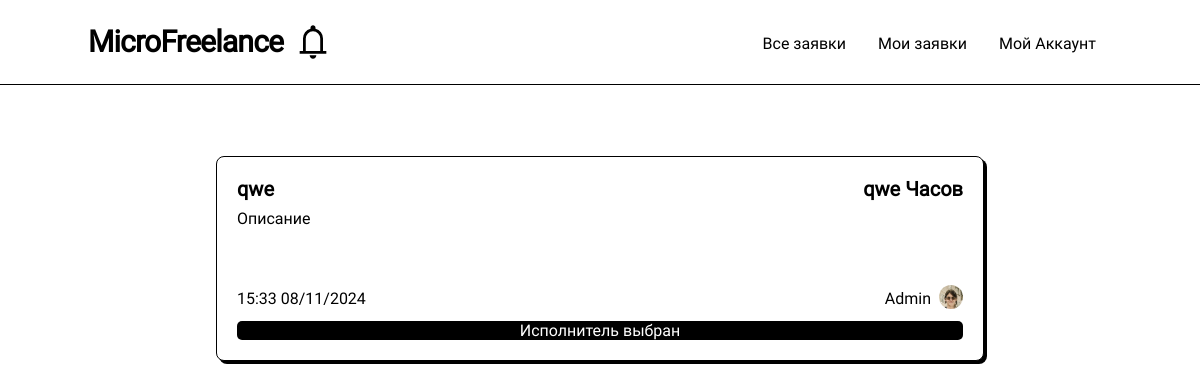
/my-tasks (signed in), run on the app's committed database.
### models.py (models this page shows, shortened)
class Post(db.Model):
    __table_name__ = "posts"
    id: Mapped[int]                         = mapped_column(primary_key=True)
    title: Mapped[str]                      = mapped_column(String(64))
    data: Mapped[str]                       = mapped_column(String(256))
    data_text: Mapped[str]                  = mapped_column(String(256))
    coast: Mapped[str]                      = mapped_column(String(64))
    currency: Mapped[str]                   = mapped_column(String(64))
    author_id: Mapped[int]                  = mapped_column(ForeignKey(User.id))
    create_date: Mapped[datetime.datetime]  = mapped_column(DateTime(timezone=True), server_default=func.now())
    update_date: Mapped[datetime.datetime]  = mapped_column(DateTime(timezone=True), server_default=func.now())
    selected: Mapped[bool]                  = mapped_column(default=False)
    selected_date: Mapped[Optional[datetime.datetime]] = mapped_column(DateTime(timezone=True))
    archived: Mapped[bool]                  = mapped_column(default=False)
    archived_date: Mapped[Optional[datetime.datetime]] = mapped_column(DateTime(timezone=True))
    selected_respond_author_id: Mapped[Optional[int]] = mapped_column()
    respond: Mapped[list["PostRespond"]]    = relationship(back_populates="post", cascade="all, delete")
    author: Mapped["User"] = relationship()

class User(UserMixin, db.Model):
    __table_name__ = "users"
    id: Mapped[int]                         = mapped_column(primary_key=True)
    login: Mapped[str]                      = mapped_column(String(64), index=True, unique=True)
    password_hash: Mapped[Optional[str]]    = mapped_column(String(256))
    name: Mapped[Optional[str]]             = mapped_column(String(64))
    aboutme: Mapped[Optional[str]]          = mapped_column(String(256))
    contact_info: Mapped[Optional[str]]     = mapped_column(String(256))
    account_type: Mapped[str]               = mapped_column(String(256), default='student')
    def check_role(self, roles: list[str]) -> bool:
        if type(roles) is str:
            return self.account_type == roles
        return self.account_type in roles

### routes.py (the view)
@app.route('/my-tasks/<filter>')
@app.route('/my-tasks/')
@app.route('/my-tasks')
@login_required
def my_tasks(filter = None):
    if current_user.check_role(['admin', 'teacher']):
        query = sa.select(Post)                         \
            .where(Post.author_id == current_user.id)   \
            .where(Post.archived == False)              \
            .order_by(Post.selected.desc(), Post.update_date.desc())
    else:
        query = sa.select(Post)                         \
            .where(Post.archived == False)                                    \
            .where(Post.id.in_(
                sa.select(PostRespond.post_id).where(PostRespond.author_id == current_user.id)
            ))                                                                          \
            .where(
                sa.or_(
                    Post.selected == False,
                    Post.selected_respond_author_id == current_user.id
                )
            ) \
            .order_by(Post.selected.desc(), Post.update_date.desc())
    tasks = list(db.session.scalars(query))
    if current_user.check_role(['admin', 'teacher']):
        for task in tasks:
            respond_count = sa.select(func.count('*')).where(PostRespond.post_id == task.id)
            task.respond_count = db.session.scalar(respond_count)
    return render_template('post_list.html', tasks = tasks, create_new = True, null_message='У вас нету обьявлений')

### models.py (called while the page is built)
@login.user_loader
def load_user(id):
  return db.session.get(User, int(id))

### routes.py (called while the page is built)
def render_template(*args, **kwargs):
    kwargs['current_user'] = current_user
    return base_render_teplate(*args, **kwargs)

### templates/post_list.html (shortened to what this page needs)
{% extends 'base/base.html' %}
{% block content %}
<div class="list">
    {% for task in tasks %}
        <a href="/post/{{ task.id }}">
            <div class="post">
                <div class="top-line">
                    <p class="title"> {{ task.title }} </p>
                    <p class="coast">{{ task.coast  }} {{ task.currency }}</p>
                </div>
                <p class="about">{{ task.data_text|truncate(150) }}</p>
                <div class="bottom-line">
                    <div class="date-author">
                        <p class="date">
                            {{ task.create_date.strftime("%H:%M %d/%m/%Y")}}
                        </p>
                        <div class="author">
                            <p class="name">{{ task.author.name }}</p>
                            <img class="avatar" src="{{ url_for('static', filename='avatars/' + task.author.login + '.webp') }}"
                            onerror="this.src='/static/avatars/placeholder.svg'">
                        </div>
                    </div>
                </div>
                {% if task.selected %}
                    <div class="selected">
                        <span> Исполнитель выбран</span>
                    </div>
                {% endif %}
            </div>
        </a>
    {% endfor %}
</div>
{% endblock %}

### static/compile.css (style rules this page uses)
html, :host { line-height: 1.5; -webkit-text-size-adjust: 100%; -moz-tab-size: 4; -o-tab-size: 4; tab-size: 4; font-family: Roboto; font-feature-settings: normal; font-variation-settings: normal; -webkit-tap-highlight-color: transparent; }
body { margin: 0; line-height: inherit; }
a { color: inherit; text-decoration: inherit; }
blockquote, dl, dd, h1, h2, h3, h4, h5, h6, hr, figure, p, pre { margin: 0; }
img, svg, video, canvas, audio, iframe, embed, object { display: block; vertical-align: middle; }
img, video { max-width: 100%; height: auto; }

### data on the page
Post: title "qwe", coast "qwe", currency "Часов", data_text "Описание", create_date "15:33 08/11/2024", author.name "Admin", login (picture), selected "Исполнитель выбран"
